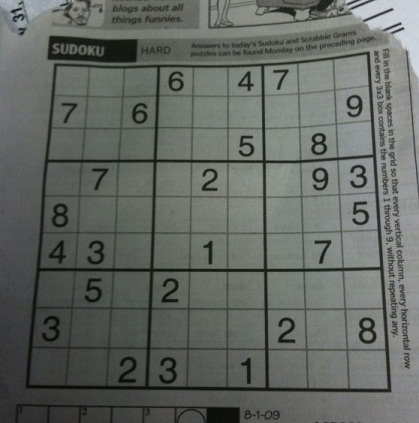
#> input picture Test/Pictures/sudoku.jpg, 419 x 423 px
$ python 019_Canny.py   (older library calls are emulated)
#> lines starting #> are read from the running program, lines starting #| are printed output that depends on the picture
import cv2
import numpy as np

image = cv2.imread('Pictures/sudoku.jpg')
#> image is the input picture: shape (423, 419, 3); mean B, G, R 98.9, 103.6, 99.4


def nothing():
    pass


def Edge(Image):
    cv2.namedWindow('Canny')
    cv2.createTrackbar('Max', 'Canny', 90, 255, nothing)
    cv2.createTrackbar('Min', 'Canny', 40, 255, nothing)
    while True:
        blurred = cv2.GaussianBlur(Image, (3, 3), 0)
        gray = cv2.cvtColor(blurred, cv2.COLOR_BGR2GRAY)
        grad_x = cv2.Sobel(gray, cv2.CV_16SC1, 1, 0)
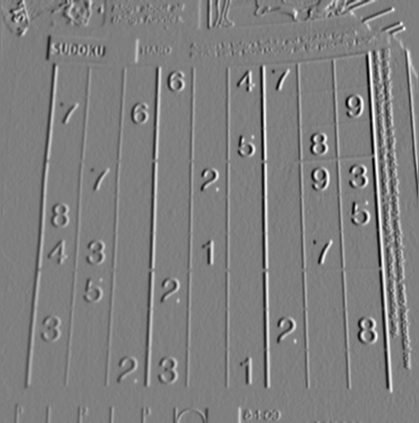
#> grad_x: shape (423, 419) int16; min -329, max 330, mean 1.3; drawn with min black and max white
        grad_y = cv2.Sobel(gray, cv2.CV_16SC1, 0, 1)
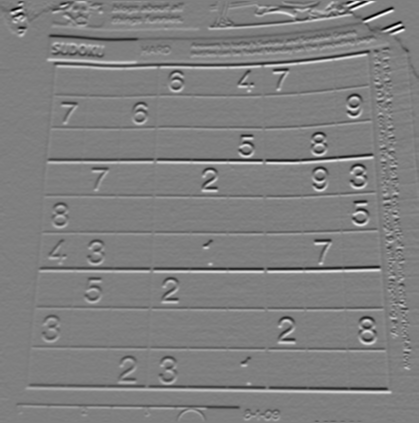
#> grad_y: shape (423, 419) int16; min -393, max 391, mean -1; drawn with min black and max white

        max_value = cv2.getTrackbarPos('Max', 'Canny')
        min_value = cv2.getTrackbarPos('Min', 'Canny')

        canny = cv2.Canny(grad_x, grad_y, min_value, max_value)
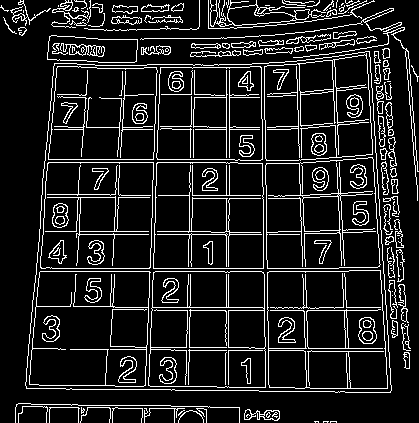
#> canny: shape (423, 419); 12.1% white in thin lines or dots
        canny_colored = cv2.bitwise_and(Image, Image, mask=canny)
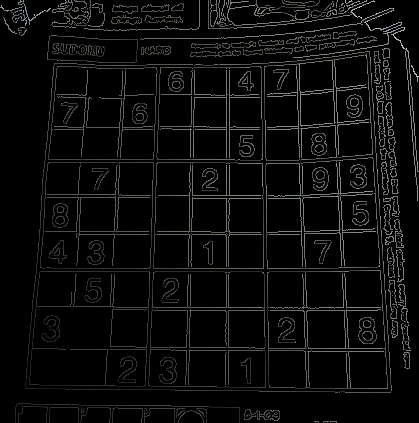
#> canny_colored: shape (423, 419, 3); mean B, G, R 10.7, 11.4, 10.9
        cv2.imshow('Canny', np.hstack((Image, canny_colored)))
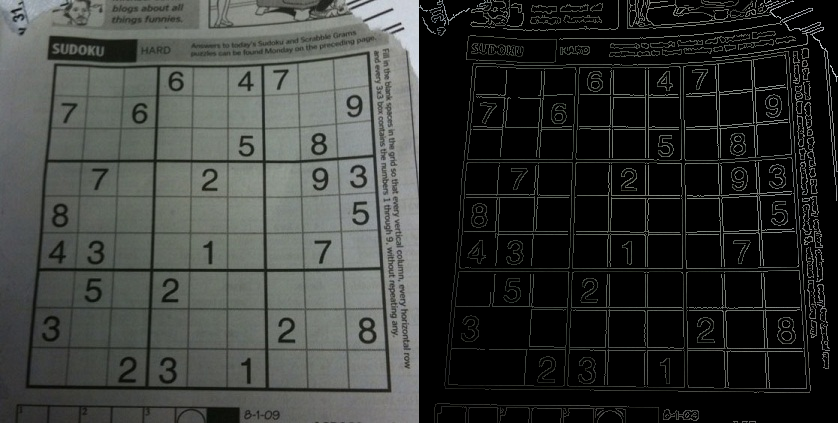
#> window 'Canny': shape (423, 838, 3); mean B, G, R 54.8, 57.5, 55.1
        if cv2.waitKey(1) == 27:
#> (key Esc is pressed here)
            break


Edge(image)

cv2.waitKey()
cv2.destroyAllWindows()
